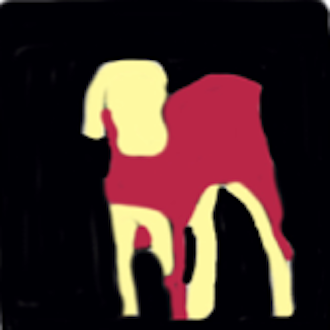
#> input picture assets/humanattention/subject1.png, 330 x 330 px; its folder holds only this picture in this run
$ jupyter execute --allow-errors AvgImg.ipynb   (older library calls are emulated)
#> lines starting #> are read from the running program, lines starting #| are printed output that depends on the picture
## Compute Average Image

[cell 1]
import os, numpy, PIL
from PIL import Image
import cv2

path = "./assets/humanattention/"
# Access all PNG files in directory
allfiles=os.listdir(path)
print(allfiles)
# imlist=[filename for filename in allfiles if filename[-4:] in [".png",".PNG"]]
imlist = allfiles
print(imlist[0])

# Assuming all images are the same size, get dimensions of first image
imgpath = path + imlist[0]

w,h=Image.open(imgpath).size
#> w = 330; h = 330
N=len(imlist)

# Create a numpy array of floats to store the average (assume RGB images)
arr=numpy.zeros((h,w,3),numpy.float)

# Build up average pixel intensities, casting each image as an array of floats
for im in imlist:
    src = cv2.imread(path+im)
#     imarr=numpy.array(Image.open(path+im),dtype=numpy.float)
    img=cv2.cvtColor(src, cv2.COLOR_BGRA2RGB);
    arr=arr+img/N

# Round values in array and cast as 8-bit integer
arr=numpy.array(numpy.round(arr),dtype=numpy.uint8)

# Generate, save and preview final image
out=Image.fromarray(arr,mode="RGB")
out.save("Average.png")
out.show()

## Compute Image Similarity

[cell 2]
from skimage.metrics import structural_similarity as ssim
import matplotlib.pyplot as plt
import numpy as np
import cv2

[cell 3]
def mse(imageA, imageB):
	# the 'Mean Squared Error' between the two images is the
	# sum of the squared difference between the two images;
	# NOTE: the two images must have the same dimension
	err = np.sum((imageA.astype("float") - imageB.astype("float")) ** 2)
	err /= float(imageA.shape[0] * imageA.shape[1])

	# return the MSE, the lower the error, the more "similar"
	# the two images are
	return err

def compare_images(imageA, imageB, title):
	# compute the mean squared error and structural similarity
	# index for the images
	m = mse(imageA, imageB)
	s, img_s = ssim(imageA, imageB, multichannel=True, full=True)
	# setup the figure
	fig = plt.figure(title)
	plt.suptitle("MSE: %.2f, SSIM: %.2f" % (m, s))
	# show first image
	ax = fig.add_subplot(1, 3, 1)
	plt.imshow(imageA)
	plt.axis("off")
	# show the second image
	ax = fig.add_subplot(1, 3, 2)
	plt.imshow(imageB)
	plt.axis("off")

	ax = fig.add_subplot(1, 3, 3)
	plt.imshow(img_s)
	plt.axis("off")
	# show the images
	plt.show()

[cell 4]
path="./assets/heatmaps/"
original = cv2.imread(path+"dog.png")
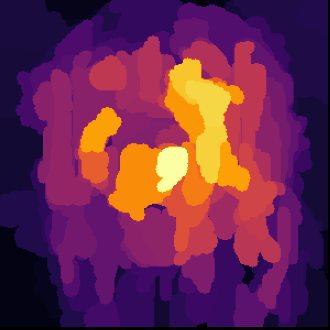
#> input picture assets/heatmaps/dog.png, 330 x 330 px
#> original is the input picture: shape (330, 330, 3); mean B, G, R 78, 40.1, 106.5
average = cv2.imread(path+"dog-average.png")
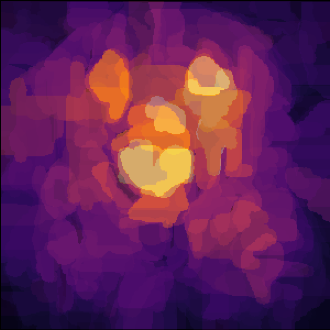
#> input picture assets/heatmaps/dog-average.png, 330 x 330 px
#> average is the input picture: shape (330, 330, 3); mean B, G, R 87, 33.9, 100.3
tiger = cv2.imread(path+"dog-stylized-tiger.png")
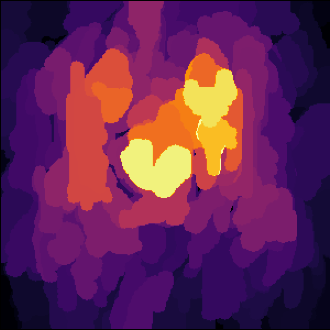
#> input picture assets/heatmaps/dog-stylized-tiger.png, 330 x 330 px
#> tiger is the input picture: shape (330, 330, 3); mean B, G, R 84.8, 36.6, 100.1
zebra = cv2.imread(path+"dog-stylized-zebra.png")
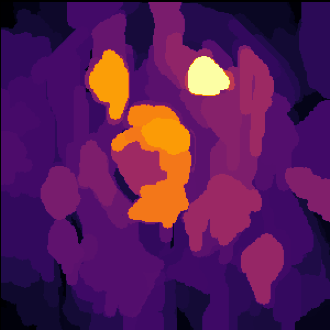
#> input picture assets/heatmaps/dog-stylized-zebra.png, 330 x 330 px
#> zebra is the input picture: shape (330, 330, 3); mean B, G, R 86.8, 26.7, 87
trucks = cv2.imread(path+"dog-stylized-trucks.png")

original = cv2.cvtColor(original, cv2.COLOR_BGRA2RGB)
average = cv2.cvtColor(average, cv2.COLOR_BGRA2RGB)
tiger = cv2.cvtColor(tiger, cv2.COLOR_BGRA2RGB)
zebra = cv2.cvtColor(zebra, cv2.COLOR_BGRA2RGB)
#> (the rest of this cell did not finish here and is left out)

[cell 5]
fig = plt.figure("Images")
images = ("Original", original), ("Average", average), ("Tiger", tiger), ("Zebra", zebra), ("Trucks", trucks)
# loop over the images
#> (the rest of this cell did not finish here and is left out)

[cell 6]
sub_img = original - average
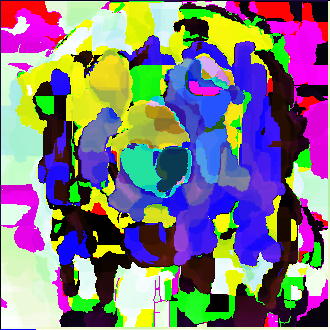
#> sub_img: shape (330, 330, 3); mean R, G, B 128.1, 119.6, 128.9
plt.imshow(sub_img)

[cell 7]
from imagenet_c import corrupt

path="./assets/shapes/"
dog = cv2.imread(path+"dog.jpg")
dog = cv2.cvtColor(dog, cv2.COLOR_BGRA2RGB)

width = 330
height = 330 # keep original height
dim = (width, height)

# resize image
resized = cv2.resize(dog, dim, interpolation = cv2.INTER_AREA)

#> (the rest of this cell did not finish here and is left out)

[cell 8]
from imagenet_c import corrupt

path="./assets/shapes/"
dog = cv2.imread(path+"dog.jpg")
dog = cv2.cvtColor(dog, cv2.COLOR_BGRA2RGB)

width = 330
height = 330 # keep original height
dim = (width, height)

# resize image
resized = cv2.resize(dog, dim, interpolation = cv2.INTER_AREA)

#> (the rest of this cell did not finish here and is left out)

[cell 9]
path = "./assets/heatmaps/"

blur_dog = cv2.imread(path+"dog-stylized-blur.png")
noise_dog = cv2.imread(path+"dog-stylized-noise.png")

#> (the rest of this cell did not finish here and is left out)

#> (a cell that did not finish here is left out)

#> (a cell that did not finish here is left out)

[cell 12]
plt.imshow((original - tiger)**2)
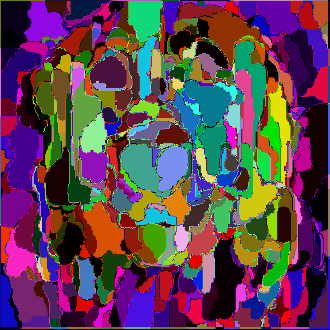
#> shown: shape (330, 330, 3); mean R, G, B 95.2, 66.4, 81.6

[cell 13]
plt.imshow((original - zebra)**2)
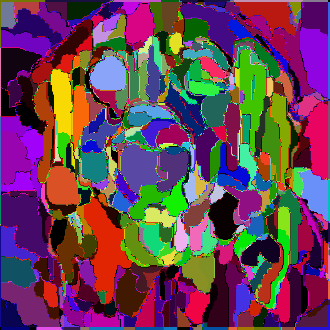
#> shown: shape (330, 330, 3); mean R, G, B 103, 66.6, 85.1

#> (a cell that did not finish here is left out)

#> (a cell that did not finish here is left out)

[cell 16]
plt.imshow((original + tiger)/255)
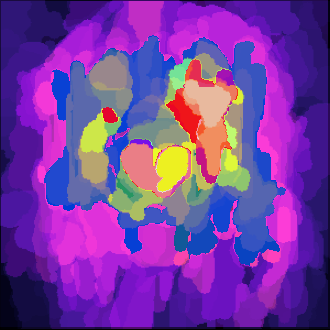
#> shown: shape (330, 330, 3) float64; mean R, G, B 0.464, 0.231, 0.629

#> (a cell that did not finish here is left out)

#> (a cell that did not finish here is left out)

[cell 19]
plt.imshow(original)

#> (a cell that did not finish here is left out)

[cell 21]
original

[cell 22]
original[175][175]
#> Out = [252, 254, 164]

[cell 23]
blur_dog

[cell 24]
dif_img = np.zeros((330,330,3), dtype=int)
dif_img

[cell 25]
def compute_img(dif_img, intersection, imageA, imageB, width, height, alpha):
#> called with intersection = False, width = 330, height = 330, alpha = 0
    correct = 0
    incorrect = 0
    total = 0

    for i in range(width):
        for j in range(height):
            min0 = imageA[i][j][0] - alpha
            max0 = imageA[i][j][0] + alpha

            min1 = imageA[i][j][1] - alpha
            max1 = imageA[i][j][1] + alpha

            min2 = imageA[i][j][2] - alpha
            max2 = imageA[i][j][2] + alpha

            if intersection:
                if imageB[i][j][0] >= min0 and imageB[i][j][0] <= max0:

                    if imageB[i][j][1] >= min1 and imageB[i][j][1] <= max1:

                        if imageB[i][j][2] >= min2 and imageB[i][j][2] <= max2:

                            correct +=1
                            dif_img[i][j][0] = imageB[i][j][0]
                            dif_img[i][j][1] = imageB[i][j][1]
                            dif_img[i][j][2] = imageB[i][j][2]
            else:
                if imageB[i][j][0] > max0 or imageB[i][j][0] < min0:
                    if imageB[i][j][1] > max1 or imageB[i][j][1] < min1:
                        if imageB[i][j][2] > max2 or imageB[i][j][2] < min2:
                            incorrect +=1
                            dif_img[i][j][0] = imageB[i][j][0]
                            dif_img[i][j][1] = imageB[i][j][1]
                            dif_img[i][j][2] = imageB[i][j][2]
            total += 1
#> dif_img: shape (330, 330, 3) int64; every value is 0
#> after the loop, correct = 0; incorrect = 0; total = 108900

    if intersection:
        print(correct)
        perc = (correct/total)*100
    else:
        print(incorrect)
#| 0
        perc = (incorrect/total)*100
#> perc = 0
    print(total)
#| 108900
    return dif_img, perc

[cell 26]
dif_img = np.zeros((330,330,3), dtype=int)
dif_img, perc = compute_img(dif_img, False, original, original, 330, 330, 0)
#> perc = 0

[cell 27]
plt.imshow(dif_img)

[cell 28]
perc
#> Out = 0

[cell 29]
dif_img = np.zeros((330,330,3), dtype=int)
#> (the rest of this cell did not finish here and is left out)
